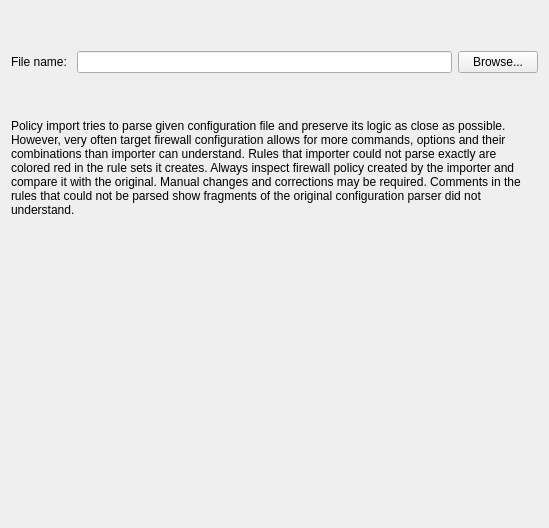
<?xml version="1.0" encoding="UTF-8"?>
<ui version="4.0">
 <class>IC_FileNamePage_q</class>
 <widget class="QWizardPage" name="IC_FileNamePage_q">
  <property name="geometry">
   <rect>
    <x>0</x>
    <y>0</y>
    <width>549</width>
    <height>528</height>
   </rect>
  </property>
  <property name="windowTitle">
   <string>WizardPage</string>
  </property>
  <property name="title">
   <string>Enter file name to import</string>
  </property>
  <layout class="QGridLayout" name="gridLayout">
   <item row="0" column="0">
    <spacer name="verticalSpacer">
     <property name="orientation">
      <enum>Qt::Vertical</enum>
     </property>
     <property name="sizeType">
      <enum>QSizePolicy::Fixed</enum>
     </property>
     <property name="sizeHint" stdset="0">
      <size>
       <width>20</width>
       <height>40</height>
      </size>
     </property>
    </spacer>
   </item>
   <item row="1" column="0">
    <layout class="QHBoxLayout" name="horizontalLayout">
     <item>
      <widget class="QLabel" name="textLabel1_7">
       <property name="text">
        <string>File name: </string>
       </property>
       <property name="wordWrap">
        <bool>false</bool>
       </property>
      </widget>
     </item>
     <item>
      <widget class="QLineEdit" name="fileName"/>
     </item>
     <item>
      <widget class="QPushButton" name="browse">
       <property name="sizePolicy">
        <sizepolicy hsizetype="Fixed" vsizetype="Fixed">
         <horstretch>0</horstretch>
         <verstretch>0</verstretch>
        </sizepolicy>
       </property>
       <property name="text">
        <string>Browse...</string>
       </property>
      </widget>
     </item>
    </layout>
   </item>
   <item row="2" column="0">
    <spacer name="spacer_3">
     <property name="orientation">
      <enum>Qt::Vertical</enum>
     </property>
     <property name="sizeType">
      <enum>QSizePolicy::Fixed</enum>
     </property>
     <property name="sizeHint" stdset="0">
      <size>
       <width>337</width>
       <height>40</height>
      </size>
     </property>
    </spacer>
   </item>
   <item row="3" column="0">
    <widget class="QLabel" name="textLabel2_4">
     <property name="text">
      <string>Policy import tries to parse given configuration file and preserve its logic as close as possible. However, very often target firewall configuration allows for more commands, options and their combinations than importer can understand. Rules that importer could not parse exactly are colored red in the rule sets it creates. Always inspect firewall policy created by the importer and compare it with the original. Manual changes and corrections may be required. Comments in the rules that could not be parsed show fragments of the original configuration parser did not understand.</string>
     </property>
     <property name="alignment">
      <set>Qt::AlignVCenter</set>
     </property>
     <property name="wordWrap">
      <bool>true</bool>
     </property>
    </widget>
   </item>
   <item row="4" column="0">
    <spacer name="spacer">
     <property name="orientation">
      <enum>Qt::Vertical</enum>
     </property>
     <property name="sizeType">
      <enum>QSizePolicy::Expanding</enum>
     </property>
     <property name="sizeHint" stdset="0">
      <size>
       <width>337</width>
       <height>213</height>
      </size>
     </property>
    </spacer>
   </item>
  </layout>
 </widget>
 <resources/>
 <connections>
  <connection>
   <sender>browse</sender>
   <signal>clicked()</signal>
   <receiver>IC_FileNamePage_q</receiver>
   <slot>selectFile()</slot>
   <hints>
    <hint type="sourcelabel">
     <x>508</x>
     <y>25</y>
    </hint>
    <hint type="destinationlabel">
     <x>477</x>
     <y>55</y>
    </hint>
   </hints>
  </connection>
 </connections>
 <slots>
  <slot>selectFile()</slot>
 </slots>
</ui>
